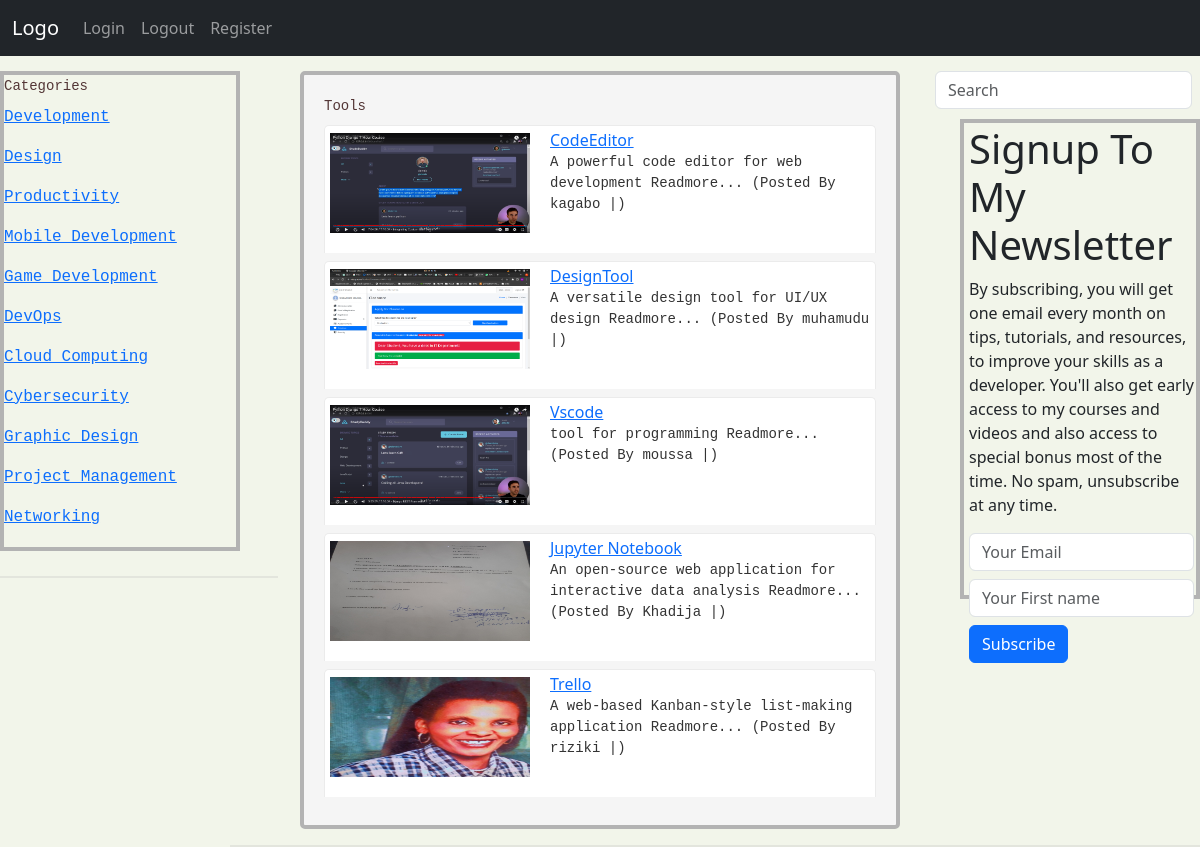
The page / on the database its author committed.
### webtool/models.py (models this page shows, shortened)
class Category(models.Model):
    name = models.CharField(max_length=120, unique=True)

class Tool(models.Model):
    name = models.CharField(max_length=128)
    description = models.TextField()
    category = models.ForeignKey("Category", on_delete=models.SET_NULL, null=True)
    tag = models.ForeignKey("Tag", on_delete=models.SET_NULL, null=True)
    download_link = models.URLField(max_length=200, default='https://www.example.com')
    image = models.ImageField(upload_to='media/images/', null=True, blank=True)
    license = models.CharField(max_length=100)
    owner = models.ForeignKey(User, on_delete=models.SET_NULL, null=True)
    def __str__(self):
        return self.name

### webtool/views.py (the view)
# urls.py: path("", home_for_anonymouse_user, name='home_for_anonymouse_user'),
def home_for_anonymouse_user(request):
    tools = Tool.objects.all()
    favorites = ""
    categories = Category.objects.all()
    reviews = ""
    ctx = {"tools":tools, "favorites":favorites, "categories":categories, "reviews":reviews}
    return render(request, "webtool/anonymous_user_index.html", ctx)

### webtool/templates/webtool/anonymous_user_index.html (shortened to what this page needs)
{% extends 'webtool/base.html' %}
{% block content %}
{% include 'webtool/nav.html' %}
<div class="search ">
    <form class="d-flex">
        <input class="form-control me-2" type="text" placeholder="Search">
    </form>
</div>
<div class="divnin">
    <div class="div-category" style="overflow-y: scroll;">
        <h3>Categories</h3>
        {%if categories %}
        {%for category in categories %}
        <p> <a href="">{{category.name}}</a> </p>
        {%endfor%}
        {%endif%}
    </div>
    <div class="div-tool" style="height: auto;">
        <h3>Tools</h3>
        {%if tools %}
        {% for tool in tools%}
        <div class="mb-2 " style="
                    border-top: 1px solid #ebebeb;;
                    border-left: 1px solid #ebebeb;;
                    border-right: 1px solid #ebebeb;;
                    border-radius: 5px 5px 0px 0px;
                    padding: 2px 2px 0px 5px;
                    display: flex;
                    background-color: #fff;
                    ">
            <div style="margin: 5px 20px 20px 0;">
                <img src="{{tool.image.url}}" alt="" width="200" height="100">
            </div>
            <div>
                <a href="{% url 'tool_detail_for_anonymous_user' tool.id %}">{{tool}}</a>
                <p>
                    <span>{{tool.description}} Readmore...</span>
                    <span>(Posted By {%if tool.owner%}{{tool.owner}} {%else%} N/A{%endif%} |)</span>
                </p>
            </div>
        </div>
        {% endfor%}
        {%endif%}
    </div>
    <div class="div-favolite mt-5" style="height: 30em; padding: 2px 2px 2px 5px ;">
        <h1>Signup To My Newsletter</h1>
        <span>
            By subscribing, you will get one email every month on tips,
            tutorials, and resources, to improve your skills as a developer.
            You'll also get early access to my courses and videos and also access to special bonus most of the time.
            No spam, unsubscribe at any time.
        </span>
        <form class="mt-3">
            <input class="form-control me-2 mb-2" type="email" placeholder="Your Email">
            <input class="form-control me-2 mb-2" type="text" placeholder="Your First name">
            <button class="btn btn-primary" type="button">Subscribe</button>
        </form>
    </div>
</div>
<div>
    <hr style="width: 278px; position: absolute; left: 0; top: 35em; border: 1px solid rgb(179, 179, 179);">
</div>
{% endblock %}

### webtool/templates/webtool/base.html (shortened to what this page needs)
<!DOCTYPE html>
{% load static %}
<html lang="en">
<head>
    {% load bootstrap5 %}
    {% bootstrap_css %}
    <link rel="stylesheet" href="{% static 'css/style.css' %}">
</head>
<body style="background-color:#F2F5EA;">
{% block content %}
{% endblock content %}
</body>
</html>

### webtool/templates/webtool/nav.html (shortened to what this page needs)
{% block navi %}
{% if user.is_authenticated %}
<nav class="navbar navbar-expand-sm navbar-dark bg-dark fixed-top ">
    <div class="container-fluid">
      <a class="navbar-brand" href="{% url 'home'%}">Logo</a>
      <button class="navbar-toggler" type="button" data-bs-toggle="collapse" data-bs-target="#mynavbar">
        <span class="navbar-toggler-icon"></span>
      </button>
      <div class="collapse navbar-collapse" id="mynavbar">
        <ul class="navbar-nav me-auto">
          <li class="nav-item">
            <a class="nav-link" href="{% url 'home'%}">Home</a>
          </li>
          <li class="nav-item">
            <a class="nav-link" href="javascript:void(0)">Tools</a>
          </li>
          <li class="nav-item">
            <a class="nav-link" href="javascript:void(0)">Categories</a>
          </li>
          <li class="nav-item">
            <a class="nav-link" href="javascript:void(0)">Tags</a>
          </li>
          <li class="nav-item">
            <a class="nav-link" href="javascript:void(0)">Favorites</a>
          </li>
          <li class="nav-item">
            <a class="nav-link" href="javascript:void(0)">My History</a>
          </li>
          <li class="nav-item">
            <a class="nav-link" href="javascript:void(0)">Reviews</a>
          </li>
          <li class="nav-item">
            <a class="nav-link" href="javascript:void(0)">User Profile</a>
          </li>
          <li class="nav-item">
            <a class="nav-link" href="{% url 'login' %}">Login</a>
          </li>
          <li class="nav-item">
            <a class="nav-link" href="{% url 'logout' %}">Logout</a>
          </li>
          <li class="nav-item">
            <a class="nav-link" href="javascript:void(0)">Register</a>
          </li>
        </ul>
      </div>
    </div>
  </nav>
{%else%}
<nav class="navbar navbar-expand-sm navbar-dark bg-dark fixed-top ">
  <div class="container-fluid">
    <a class="navbar-brand" href="{% url 'home_for_anonymouse_user'%}">Logo</a>
    <div class="collapse navbar-collapse" id="mynavbar1">
      <ul class="navbar-nav me-auto">
        <li class="nav-item">
          <a class="nav-link" href="{% url 'login' %}">Login</a>
        </li>
        <li class="nav-item">
          <a class="nav-link" href="{% url 'logout' %}">Logout</a>
        </li>
        <li class="nav-item">
          <a class="nav-link" href="javascript:void(0)">Register</a>
        </li>
      </ul>
    </div>
  </div>
</nav>
{%endif%}
{%endblock navi %}

### webtool/static/css/style.css (style rules this page uses)
.divnin { width: 100%; height: auto; margin-top: 10px; display: flex; justify-content: space-between; }
.div-category { width: 20%; height: 30em; border: 4px solid rgb(179, 179, 179); }
.div-tool { width: 50%; height: auto; border: 4px solid rgb(179, 179, 179); background-color: #f5f5f5; padding: 20px; border-radius: 5px; }
.div-tool p { font-size: 14px; line-height: 1.5; color: #333; }
.div-favolite { width: 20%; height: 25em; border: 4px solid rgb(179, 179, 179); margin-top: 35px; position: relative; top: auto; }
.search { position: absolute; right: 0; z-index: 1; }
h3 { color: rgb(83, 54, 54); font-family: monospace; font-size: 14px; line-height: 22px; }
p { font-family: monospace; }

### rows shown on the page
Category: name "Development"
Category: name "Design"
Category: name "Productivity"
Category: name "Mobile Development"
Category: name "Game Development"
Category: name "DevOps"
Category: name "Cloud Computing"
Category: name "Cybersecurity"
Category: name "Graphic Design"
Category: name "Project Management"
Category: name "Networking"
Tool: image (placeholder picture), name "CodeEditor", description "A powerful code editor for web development", owner "kagabo"
Tool: image (picture), name "DesignTool", description "A versatile design tool for UI/UX design", owner "muhamudu"
Tool: image (picture), name "Vscode", description "tool for programming", owner "moussa"
Tool: image (picture), name "Jupyter Notebook", description "An open-source web application for interactive data analysis", owner "Khadija"
Tool: image (picture), name "Trello", description "A web-based Kanban-style list-making application", owner "riziki"
